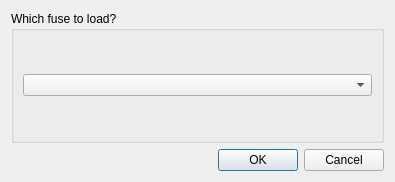
<?xml version="1.0" encoding="UTF-8"?>
<ui version="4.0">
 <class>askfuse</class>
 <widget class="QDialog" name="askfuse">
  <property name="geometry">
   <rect>
    <x>0</x>
    <y>0</y>
    <width>395</width>
    <height>182</height>
   </rect>
  </property>
  <property name="windowTitle">
   <string>Which fuse?</string>
  </property>
  <property name="modal">
   <bool>true</bool>
  </property>
  <layout class="QVBoxLayout" name="verticalLayout_2">
   <item>
    <widget class="QGroupBox" name="groupBox">
     <property name="title">
      <string>Which fuse to load?</string>
     </property>
     <layout class="QVBoxLayout" name="verticalLayout">
      <item>
       <widget class="QComboBox" name="fuse_selection"/>
      </item>
     </layout>
    </widget>
   </item>
   <item>
    <widget class="QDialogButtonBox" name="buttonBox">
     <property name="orientation">
      <enum>Qt::Horizontal</enum>
     </property>
     <property name="standardButtons">
      <set>QDialogButtonBox::Cancel|QDialogButtonBox::Ok</set>
     </property>
    </widget>
   </item>
  </layout>
 </widget>
 <resources/>
 <connections>
  <connection>
   <sender>buttonBox</sender>
   <signal>accepted()</signal>
   <receiver>askfuse</receiver>
   <slot>accept()</slot>
   <hints>
    <hint type="sourcelabel">
     <x>248</x>
     <y>254</y>
    </hint>
    <hint type="destinationlabel">
     <x>157</x>
     <y>274</y>
    </hint>
   </hints>
  </connection>
  <connection>
   <sender>buttonBox</sender>
   <signal>rejected()</signal>
   <receiver>askfuse</receiver>
   <slot>reject()</slot>
   <hints>
    <hint type="sourcelabel">
     <x>316</x>
     <y>260</y>
    </hint>
    <hint type="destinationlabel">
     <x>286</x>
     <y>274</y>
    </hint>
   </hints>
  </connection>
 </connections>
</ui>
